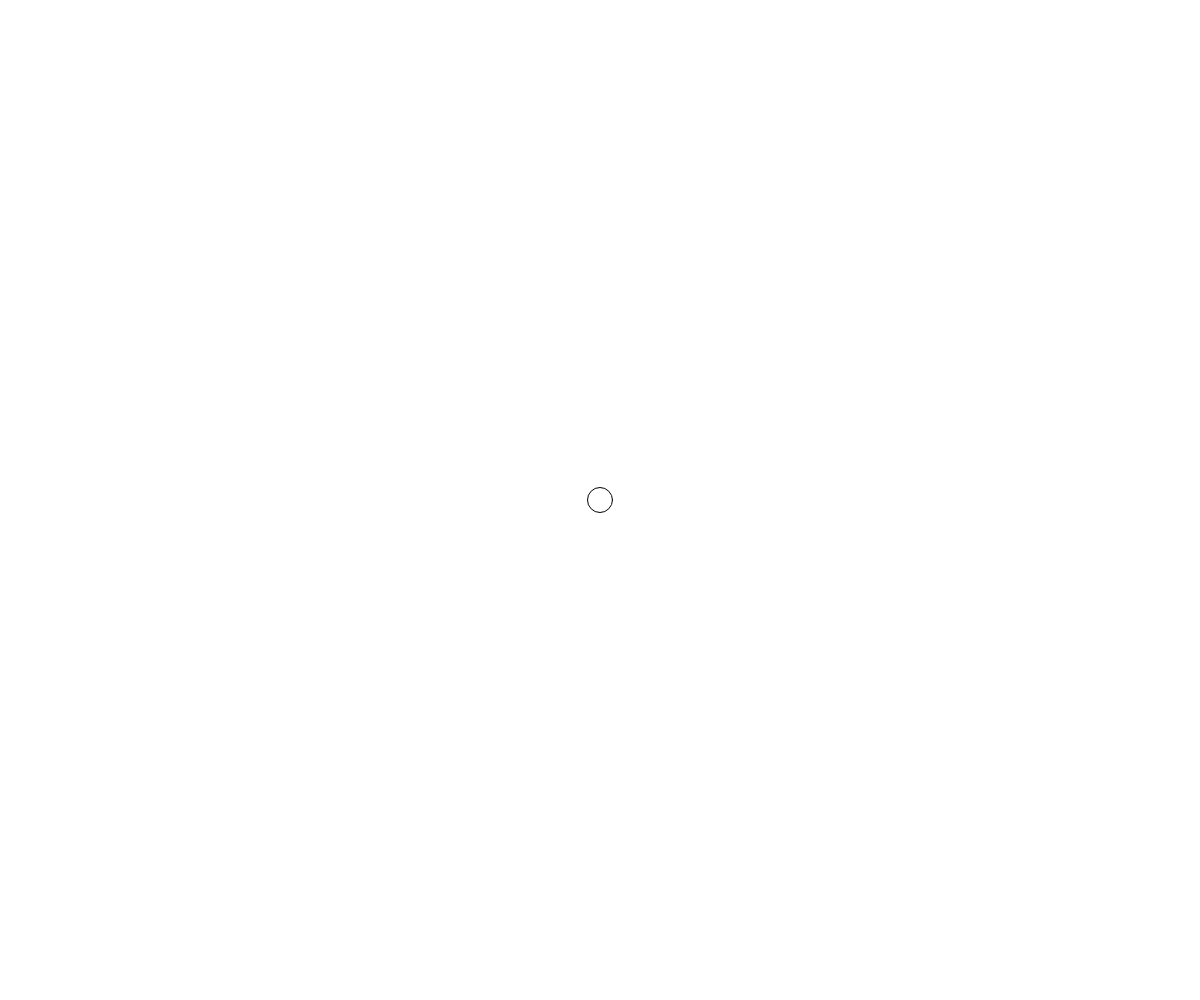
Frame 1 (no input)
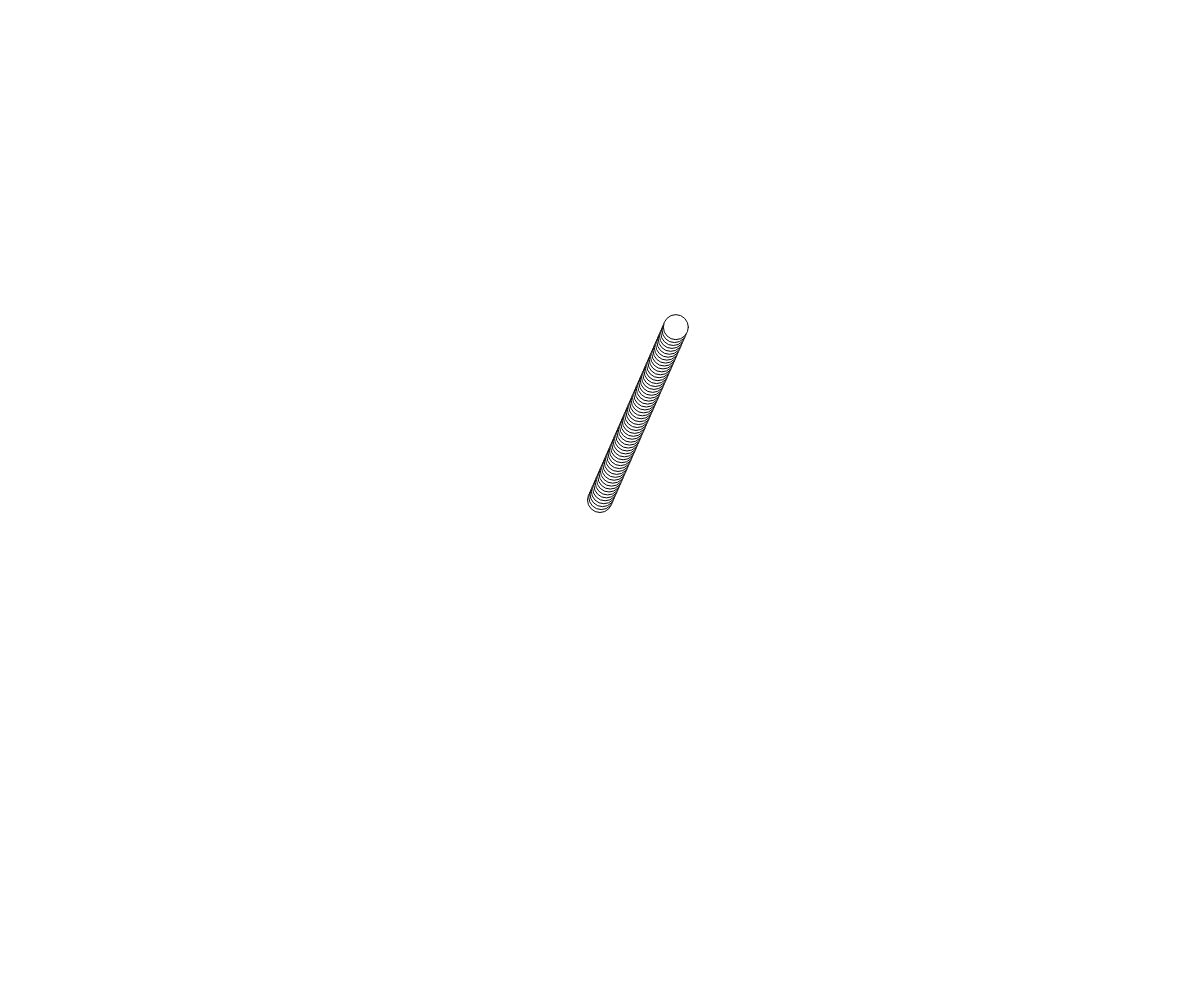
Frame 60 (no input)
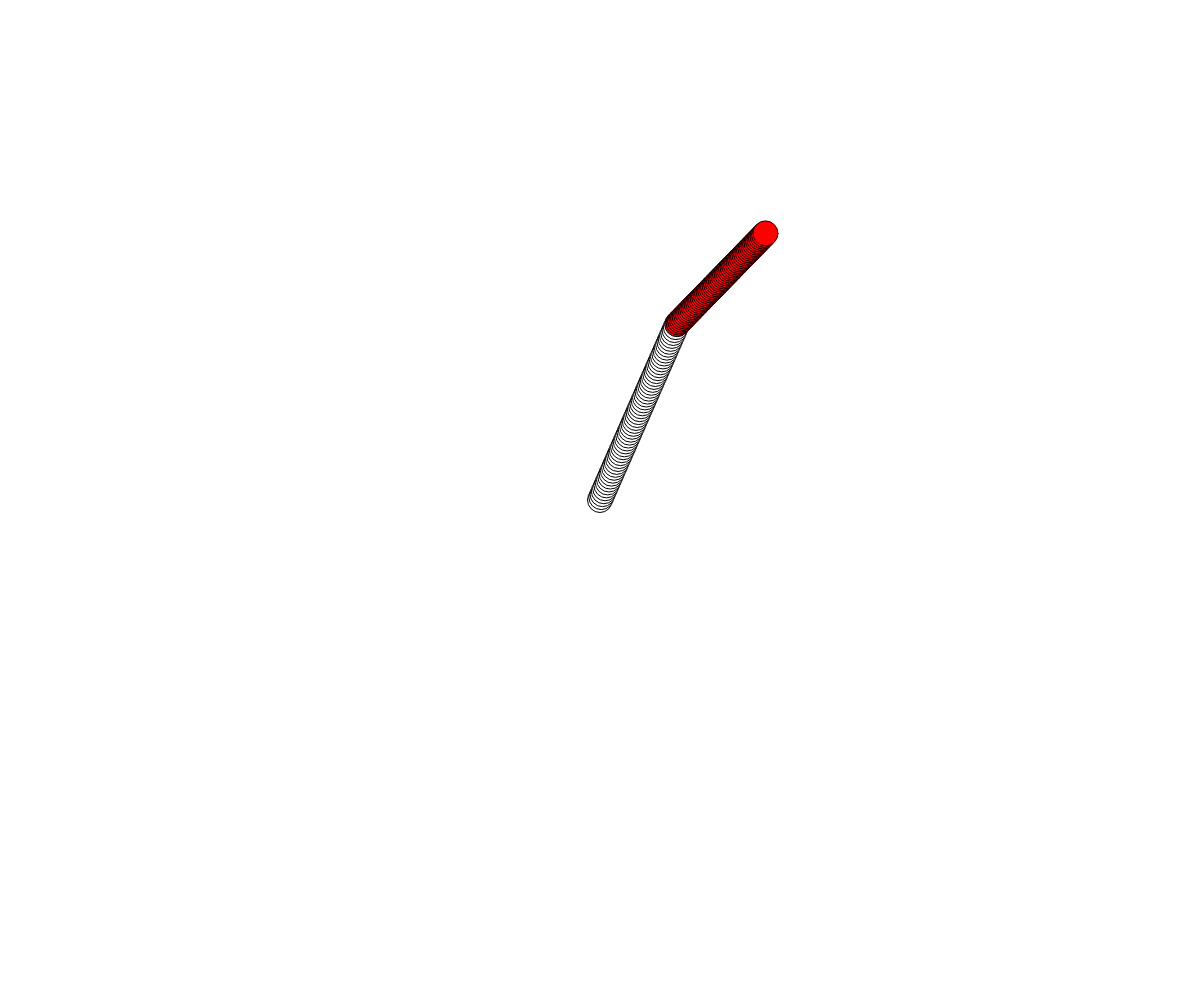
Frame 120 (the mouse pressed at the canvas centre since frame 60)

The p5.js sketch that drew these frames (run headless with seeded random() and noise() and a simulated clock; from frame 60 on, the mouse is pressed at the canvas centre):

// p5.js sketch
// ── sketch.js
// Project Title
// Your Name
// Date
//
// Extra for Experts:
// - describe what you did to take this project "above and beyond"

let x, y;
let xSpeed, ySpeed; 

function setup() {
  createCanvas(windowWidth, windowHeight);
  x = width/2;
  y = height/2;
  xSpeed = random(-3, 3);
  ySpeed = random(-5, 5);


}

function draw() {
  //background(255);
  ellipse(x, y, 25, 25);
  x += xSpeed;
  y += ySpeed;
  

}

function mousePressed(){
  fill(255,0, 0);
  xSpeed = random(-3, 3);
  ySpeed = random(-5, 5);

}

function mouseReleased() {
  fill(0,255,0);
}
